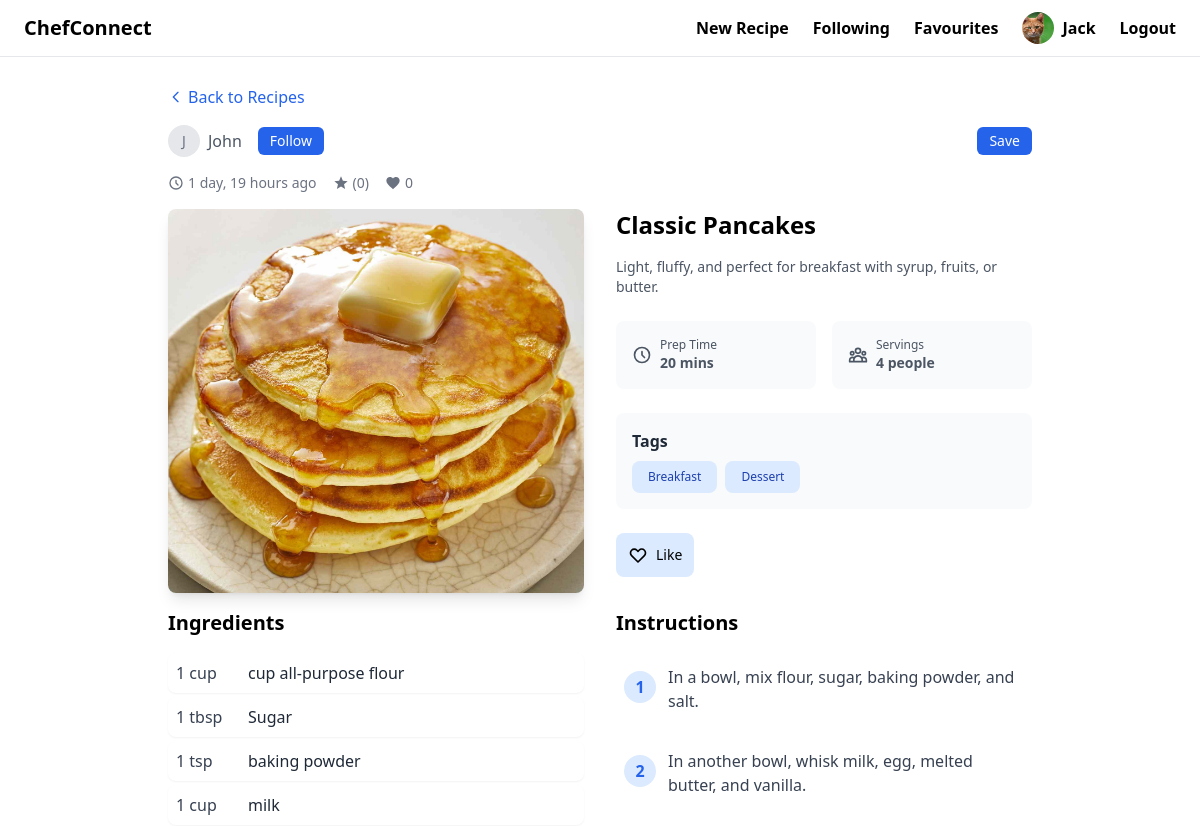
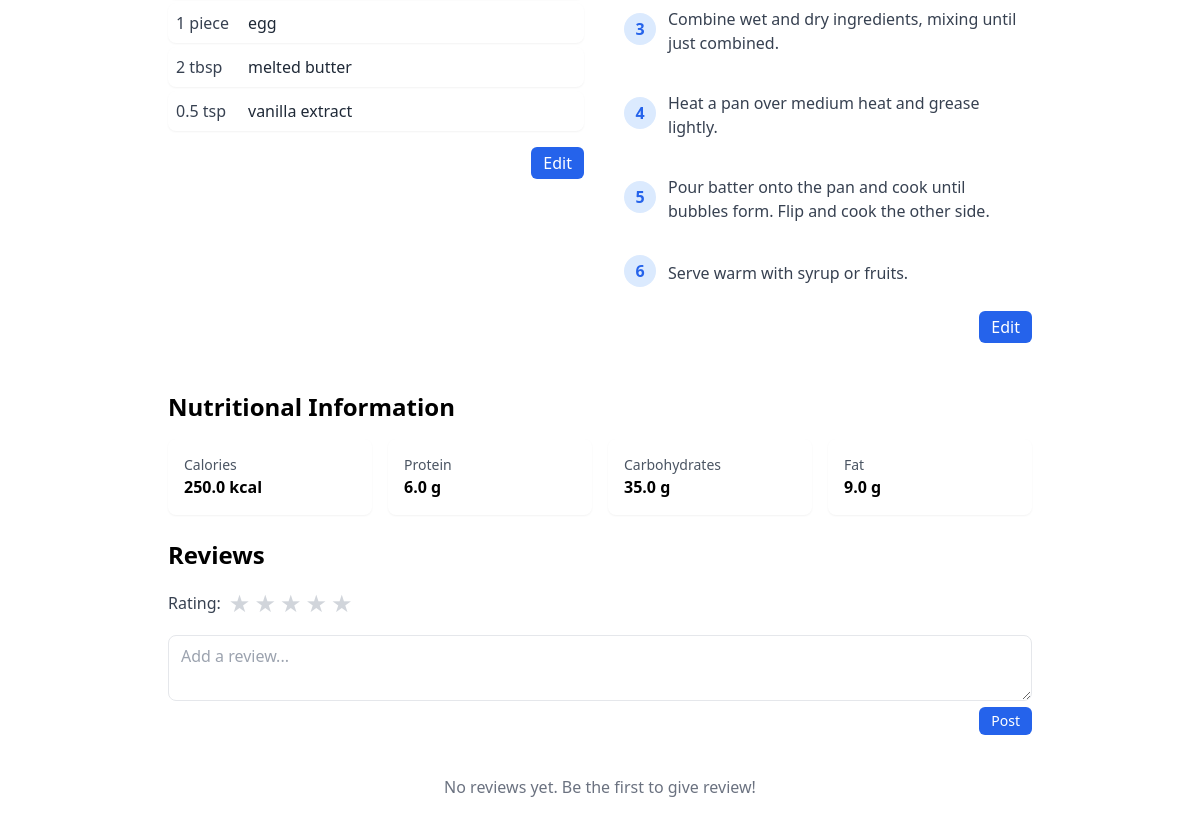
The page /recipe/6/ (signed in) on the database as committed earlier (2 pictures, top to bottom).
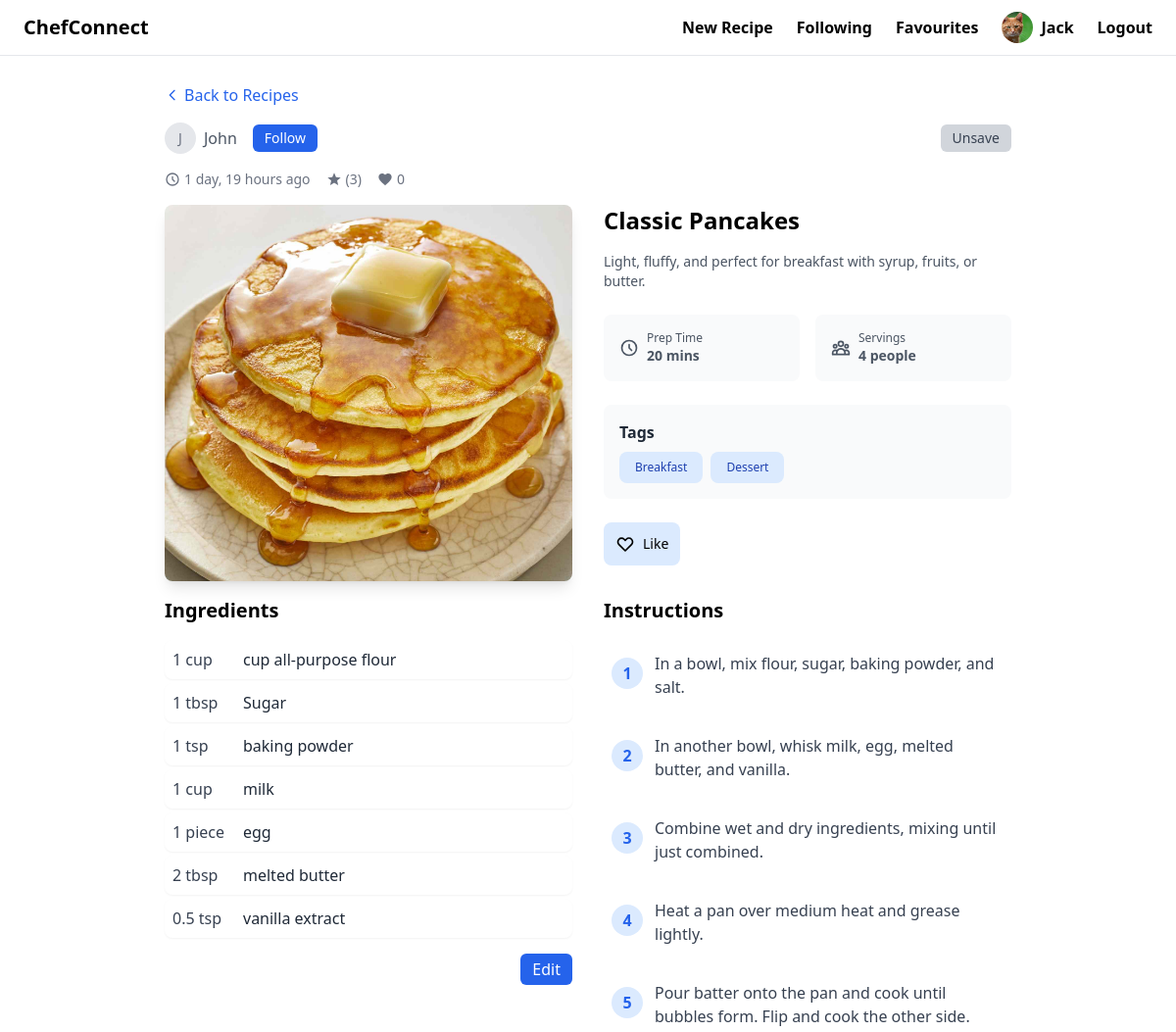
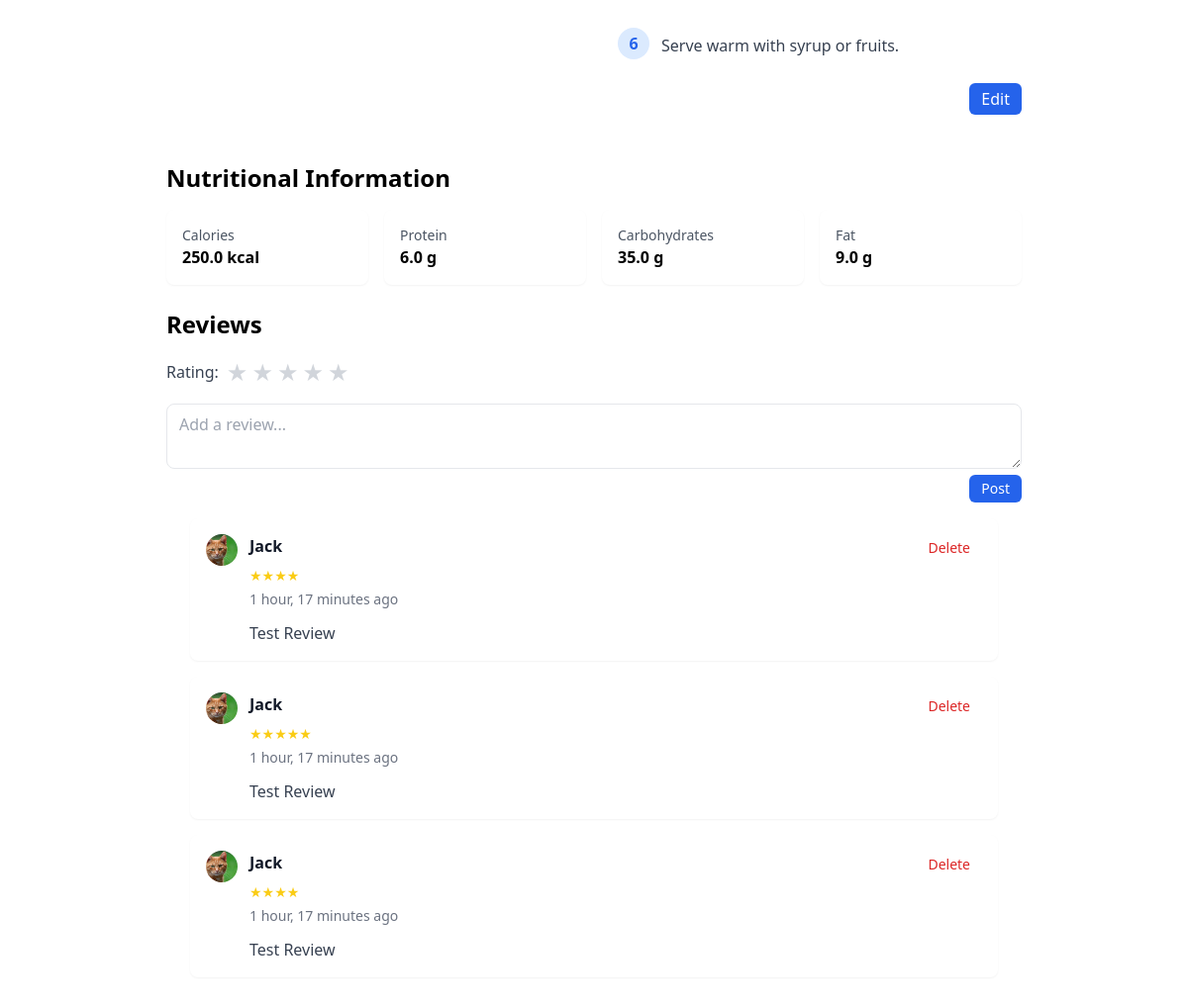
The same page on the database as committed later (2 pictures, top to bottom).
### recipe/models.py (models this page shows, shortened)
class Recipe(models.Model):
    title = models.CharField(max_length=255)
    description = models.TextField()
    preparation_time = models.PositiveIntegerField(help_text="Time in minutes")
    servings = models.PositiveIntegerField()
    food_pic = models.ImageField(upload_to="recipe_pictures/", blank=True)
    tags = models.ManyToManyField(Tag, related_name='recipes')
    created_at = models.DateTimeField(auto_now_add=True)
    updated_at = models.DateTimeField(auto_now=True)
    created_by = models.ForeignKey(settings.AUTH_USER_MODEL, on_delete=models.CASCADE, null=True, blank=True,
                                   related_name='created_recipes')
    saved_by = models.ManyToManyField(settings.AUTH_USER_MODEL, related_name='saved_recipes', blank=True)

class Tag(models.Model):
    name = models.CharField(max_length=255)

class RecipeIngredient(models.Model):
    recipe = models.ForeignKey(Recipe, on_delete=models.CASCADE, related_name="ingredients")
    ingredient = models.ForeignKey(Ingredient, on_delete=models.CASCADE)
    quantity = models.FloatField()
    unit = models.CharField(max_length=50, help_text="e.g. grams, cups, tbsp")

class Ingredient(models.Model):
    name = models.CharField(max_length=255)

class Instruction(models.Model):
    recipe = models.ForeignKey(Recipe, on_delete=models.CASCADE, related_name="instructions")
    step_no = models.PositiveIntegerField()
    instruction = models.TextField()

### users/models.py (models this page shows, shortened)
class CustomUser(AbstractUser):
    profile_picture = models.ImageField(upload_to="profile_pictures", blank=True, null=True)  # media/profile_pictures
    description = models.TextField(blank=True, null=True)

### interactions/models.py (models this page shows, shortened)
class Review(models.Model):
    user = models.ForeignKey(settings.AUTH_USER_MODEL, on_delete=models.CASCADE, related_name='reviews')
    recipe = models.ForeignKey(Recipe, on_delete=models.CASCADE, related_name='reviews')
    rating = models.IntegerField(choices=[(i, i) for i in range(1, 6)])  # 1-5 stars
    created_at = models.DateTimeField(auto_now_add=True)
    body = models.TextField()
    def get_stars(self):
        return range(self.rating)

### recipe/views.py (the view)
# urls.py: path('recipe/<int:recipe_id>/', recipe_detail, name="detail"),
def recipe_detail(request, recipe_id):
    recipe = get_object_or_404(Recipe, id=recipe_id)  # Recipe.objects.get(pk=recipe_id)
    ingredients = RecipeIngredient.objects.filter(recipe=recipe)
    instructions = Instruction.objects.filter(recipe=recipe)
    nutrition_info = NutritionalInfo.objects.get(recipe=recipe)
    tags = recipe.tags.all()  # Tag.objects.filter(recipe=recipe)
    user = None
    isLiked = False
    if request.user.is_authenticated:
        isLiked = Like.objects.filter(user=request.user, recipe=recipe).exists()
        user = recipe.saved_by.all().filter(pk=request.user.id).first()
    isSaved = True if user else False
    return render(request, "recipe/detail.html",
                  {"recipe": recipe, "ingredients": ingredients, "instructions": instructions,
                   "nutrition_info": nutrition_info, "tags": tags, "reviews": recipe.reviews.all(),
                   "like_count": recipe.likes.count(),
                   "isLiked": isLiked, "is_saved": isSaved})

### recipe/templates/recipe/detail.html (shortened to what the changed rows need)
{% extends 'base.html' %}
{% load static %}
{% block content %}
    <article class="container mx-auto px-4 py-4 max-w-4xl">
        <div class="mb-4">
            <div class="flex flex-row items-center justify-between gap-4 sm:gap-0 mb-4">
                <div class="flex flex-wrap items-center gap-2 sm:gap-4">
                    <a href="{% url 'users:chef-profile' chef_id=recipe.created_by.id %}"
                       class="flex items-center gap-2 text-gray-600 hover:text-blue-700">
                        {% if recipe.created_by.profile_picture %}
                            <img src="{{ recipe.created_by.profile_picture.url }}"
                                 alt="{{ recipe.created_by.username }}"
                                 class="w-8 h-8 rounded-full object-cover">
                        {% else %}
                            <div class="w-8 h-8 bg-gray-200 rounded-full flex items-center justify-center">
                                <span class="text-sm text-gray-500">{{ recipe.created_by.username|make_list|first|upper }}</span>
                            </div>
                        {% endif %}
                        <span class="text-sm sm:text-base">{{ recipe.created_by.username | capfirst }}</span>
                    </a>
                </div>
                {% if request.user.is_authenticated %}
                    <div class="flex items-center gap-2">
                        <button onclick="saveToggle({{ recipe.id }})" id="save-button"
                                class="flex items-center px-3 py-1 {% if is_saved %}bg-gray-300 text-gray-700{% else %}bg-blue-600 text-white{% endif %} text-sm rounded-md hover:opacity-80">
                            {% if is_saved %}Unsave{% else %}Save{% endif %}
                        </button>
                    </div>
                {% endif %}
            </div>
            <div class="flex justify-start sm:items-center gap-2 sm:gap-4 mb-4 text-xs sm:text-sm text-gray-500">
                <div class="flex items-center hover:text-blue-700">
                    <svg class="w-4 h-4 mr-1" fill="none" stroke="currentColor" viewBox="0 0 24 24">
                        <path stroke-linecap="round" stroke-linejoin="round" stroke-width="2"
                              d="M12 8v4l3 3m6-3a9 9 0 11-18 0 9 9 0 0118 0z"/>
                    </svg>
                    <span class="whitespace-nowrap">{{ recipe.created_at|timesince }} ago</span>
                </div>
                <div class="flex items-center hover:text-blue-700">
                    <svg class="w-4 h-4 mr-1" fill="currentColor" viewBox="0 0 24 24">
                        <path d="M12 17.27L18.18 21l-1.64-7.03L22 9.24l-7.19-.61L12 2 9.19 8.63 2 9.24l5.46 4.73L5.82 21z"/>
                    </svg>
                    <span class="whitespace-nowrap">{{ avg_rating|floatformat:1 }} ({{ reviews.count }})</span>
                </div>
            </div>
            <div class="grid md:grid-cols-2 gap-8">
                <div class="rounded-lg overflow-hidden shadow-lg">
                    {% if recipe.food_pic %}
                        <img src="{{ recipe.food_pic.url }}"
                             alt="{{ recipe.title }}"
                             class="w-full h-64 md:h-96 object-cover">
                    {% else %}
                        <div class="w-full h-64 md:h-96 bg-gray-200 flex items-center justify-center">
                            <span class="text-gray-400">No image available</span>
                        </div>
                    {% endif %}
                </div>
                <div class="flex flex-col">
                    <div class="flex justify-between items-center mb-4">
                        <h1 class="text-xl md:text-2xl font-bold">{{ recipe.title }}</h1>
                    </div>
                    <p class="text-gray-600 text-sm mb-6">{{ recipe.description }}</p>
                    <div class="grid grid-cols-2 gap-3 md:gap-4 mb-6">
                        <div class="bg-gray-50 p-3 md:p-4 rounded-lg hover:bg-gray-200">
                            <div class="flex items-center text-gray-600">
                                <div>
                                    <p class="text-xs md:text-xs">Prep Time</p>
                                    <p class="font-semibold text-xs md:text-sm">{{ recipe.preparation_time }} mins</p>
                                </div>
                            </div>
                        </div>
                        <div class="bg-gray-50 p-3 md:p-4 rounded-lg hover:bg-gray-200">
                            <div class="flex items-center text-gray-600">
                                <div>
                                    <p class="text-xs md:text-xs">Servings</p>
                                    <p class="font-semibold text-xs md:text-sm">{{ recipe.servings }} people</p>
                                </div>
                            </div>
                        </div>
                    </div>
                    <div class="bg-gray-50 p-3 md:p-4 rounded-lg mb-6 hover:bg-gray-200">
                        <p class="text-base md:text-base font-semibold text-gray-800">Tags</p>
                        <div class="flex flex-wrap gap-2 mt-2">
                            {% for tag in tags %}
                                <div class="bg-blue-100 text-blue-800 px-3 md:px-4 py-1 md:py-2 rounded-lg cursor-pointer transition duration-300 ease-in-out transform hover:bg-blue-200 hover:scale-105">
                                    <p class="text-xs md:text-xs">{{ tag.name }}</p>
                                </div>
                            {% endfor %}
                        </div>
                    </div>
                    <div class="flex items-center">
                        <button onclick="like({{ recipe.id }})"
                                class="bg-blue-100 p-2 md:p-3 rounded-lg hover:text-blue-700">
                        </button>
                    </div>
                </div>
            </div>
        </div>
        <div class="grid md:grid-cols-2 gap-8">
            <section>
                <h2 class="text-xl font-bold mb-4">Ingredients</h2>
                <ul class="space-y-1">
                    {% for ingredient in ingredients %}
                        <li class="flex items-center gap-2 bg-white p-2 rounded-lg shadow-sm hover:bg-gray-200 transition-colors">
                        <span class="w-14 sm:w-16 text-sm sm:text-base font-medium text-gray-700 flex-shrink-0">
                            {{ ingredient.quantity | floatformat:"-1" }} {{ ingredient.unit }}
                        </span>
                            <span class="text-sm sm:text-base text-gray-800 min-w-0 break-words">
                        {{ ingredient.ingredient.name }}
                    </span>
                        </li>
                    {% endfor %}
                </ul>
            </section>
            <section>
                <h2 class="text-xl font-bold mb-4">Instructions</h2>
                <ol class="space-y-4">
                    {% for instruction in instructions %}
                        <li class="flex p-2 rounded-lg hover:bg-gray-200">
                            <div class="flex items-center">
                        <span class="flex-shrink-0 w-8 h-8 bg-blue-100 text-blue-600 rounded-full flex items-center justify-center font-semibold mr-3">
                        {{ instruction.step_no }}
                    </span>
                                <p class="text-gray-700 mt-1">{{ instruction.instruction }}</p>
                            </div>
                        </li>
                    {% endfor %}
                </ol>
            </section>
        </div>
        {% if nutrition_info %}
            <section class="mt-12">
                <h2 class="text-2xl font-bold mb-4">Nutritional Information</h2>
            </section>
        {% endif %}
        {% if user.is_authenticated %}
            <section class="mt-6">
                <h2 class=" text-2xl font-bold mb-4">Reviews</h2>
                <form action="{% url 'interactions:review_recipe' recipe_id=recipe.id %}" method="POST" class="mb-4">
                    <div class="space-y-4">
                        <div class="flex items-center gap-2">
                            <div class="flex gap-1">
                                {% for i in "12345" %}
                                    <button type="button"
                                            onclick="setRating({{ i }})"
                                            class="star-btn text-2xl text-gray-300 hover:text-yellow-400 focus:outline-none"
                                            data-rating="{{ i }}">
                                        ★
                                    </button>
                                {% endfor %}
                            </div>
                        </div>
                    </div>
                </form>
                <div class="space-y-4 w-full mx-auto px-2 sm:px-6">
                    {% for review in reviews %}
                        <div class="bg-white p-3 sm:p-4 rounded-lg shadow-sm">
                            <div class="flex items-start gap-3">
                                {% if review.user.profile_picture %}
                                    <img src="{{ review.user.profile_picture.url }}"
                                         alt="{{ review.user.username }}"
                                         class="w-10 h-10 sm:w-8 sm:h-8 rounded-full object-cover flex-shrink-0">
                                {% else %}
                                    <div class="w-10 h-10 sm:w-8 sm:h-8 bg-gray-200 rounded-full flex items-center justify-center flex-shrink-0">
                                        <span class="text-sm text-gray-500">{{ review.user.username|make_list|first|upper }}</span>
                                    </div>
                                {% endif %}
                                <div class="flex-1 min-w-0">
                                    <div class="flex justify-between items-start w-full">
                                        <a href="{% url 'users:chef-profile' review.user.id %}"
                                           class="font-semibold text-gray-900 hover:text-blue-600 break-words">
                                            {{ review.user.username }}
                                        </a>
                                        {% if user == review.user %}
                                            <form action="{% url 'interactions:delete_review' review.id %}"
                                                  method="POST"
                                                  class="flex-shrink-0 ml-4">
                                                <button type="submit"
                                                        class="text-red-600 hover:text-red-800 text-sm px-3 py-1 rounded-md hover:bg-red-50">
                                                    Delete
                                                </button>
                                            </form>
                                        {% endif %}
                                    </div>
                                    <div class="flex text-yellow-400 text-sm mt-1">
                                        {% for i in review.get_stars %}
                                            <span>★</span>
                                        {% endfor %}
                                    </div>
                                    <p class="text-sm text-gray-500 mt-1">{{ review.created_at|timesince }} ago</p>
                                    <p class="text-gray-700 break-words mt-3">{{ review.body }}</p>
                                </div>
                            </div>
                        </div>
                    {% empty %}
                        <p class="text-gray-500 text-center py-6">No reviews yet. Be the first to give review!</p>
                    {% endfor %}
                </div>
            </section>
        {% endif %}
    </article>
{% endblock %}

Rows that differ between the two databases and show on the page:
computed for Recipe "Classic Pancakes": count "0" → "3"
added Review: user.profile_picture (picture), user.username "Jack", shows "Delete", rating 4 (drawn), created_at "1 hour, 17 minutes", body "Test Review"
added Review: user.profile_picture (picture), user.username "Jack", shows "Delete", rating 5 (drawn), created_at "1 hour, 17 minutes", body "Test Review"
added Review: user.profile_picture (picture), user.username "Jack", shows "Delete", rating 4 (drawn), created_at "1 hour, 17 minutes", body "Test Review"
Other text that changed with them:
text no longer shown: "Save No reviews yet. Be the first to give review!"
text now shown: "Unsave"
